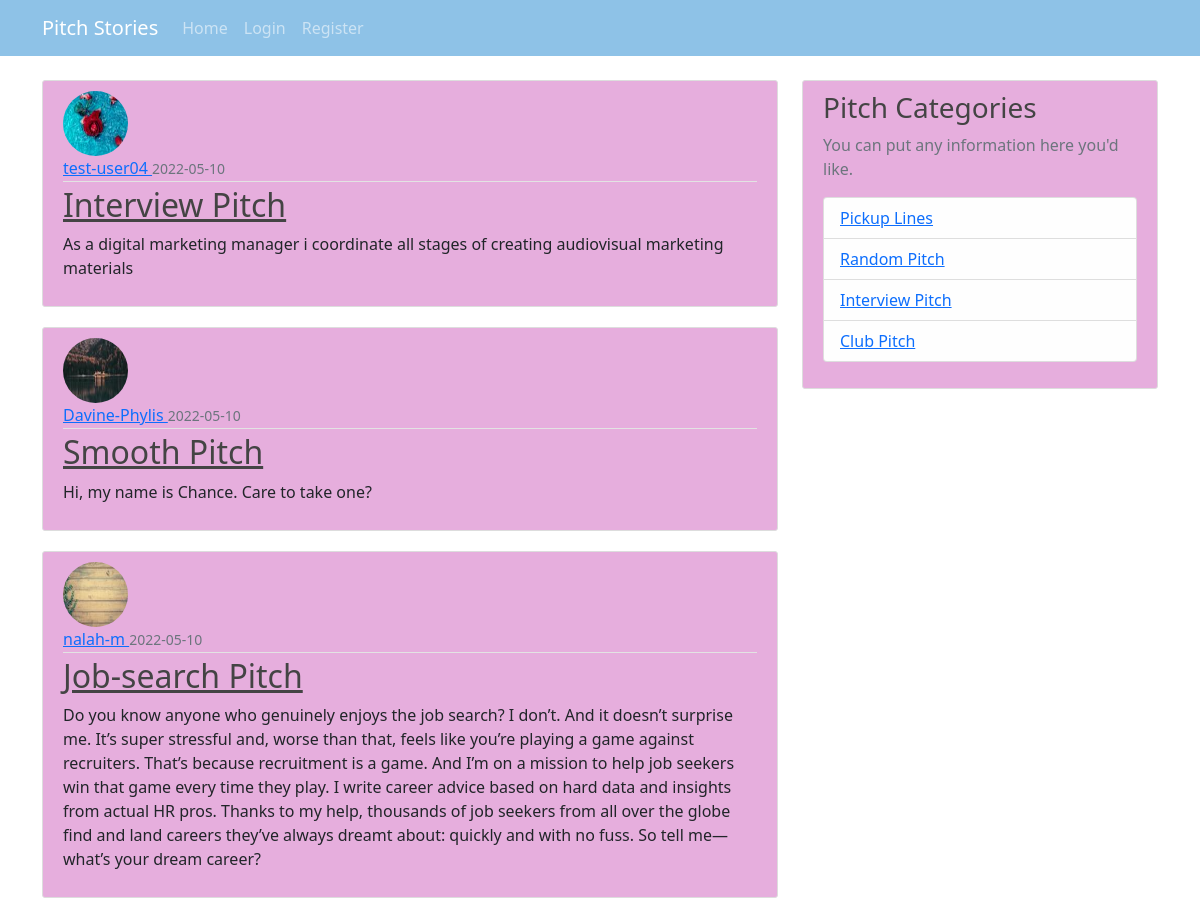
Before: / with the older database file.
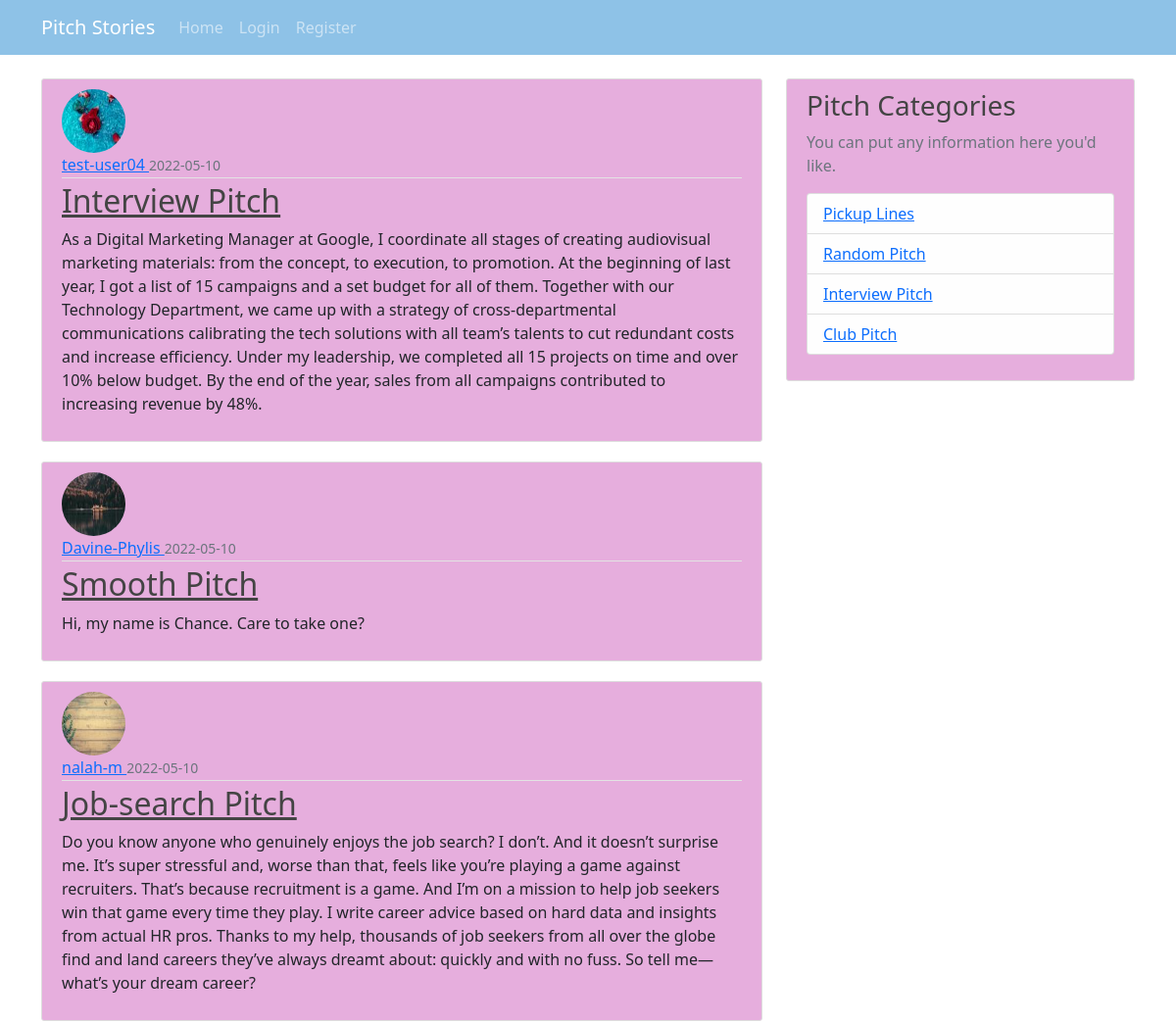
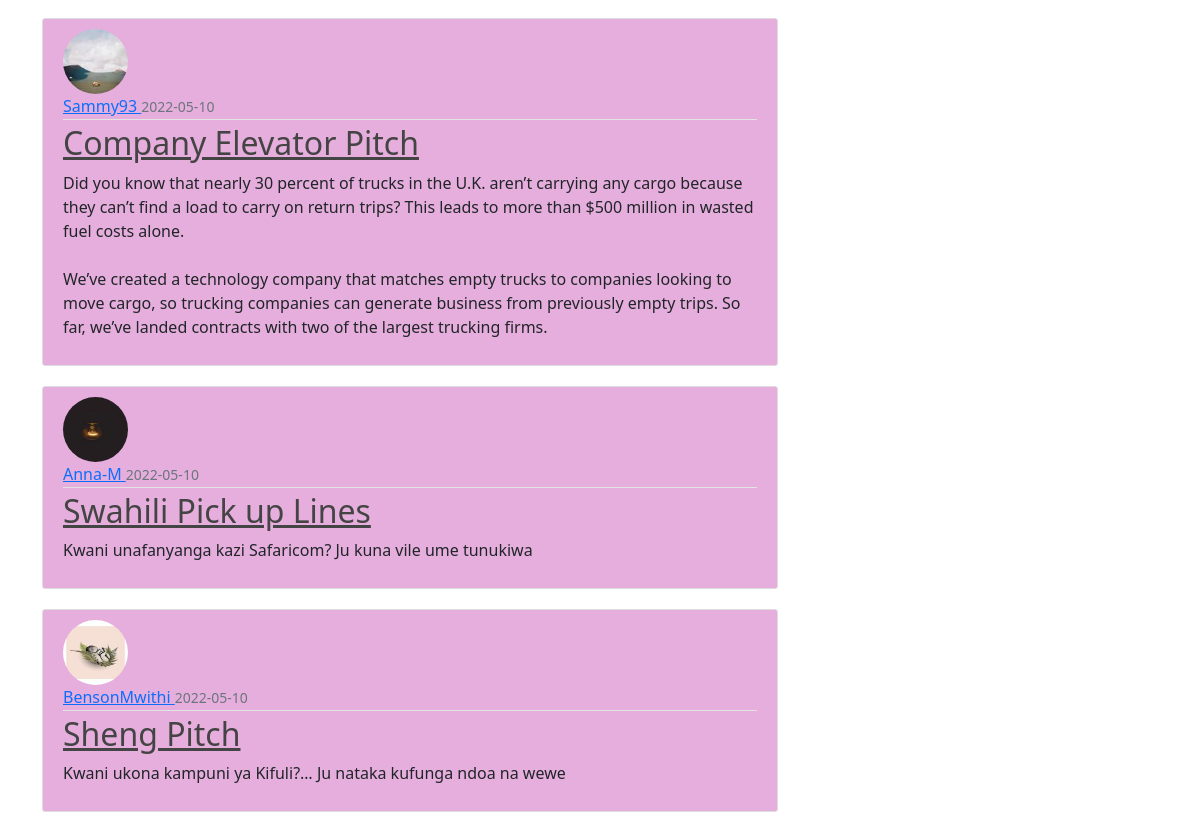
After: the same page with the newer database file (2 pictures, top to bottom).
### app/models.py (models this page shows, shortened)
class Post(db.Model):
    id = db.Column(db.Integer, primary_key=True)
    title = db.Column(db.String(100), nullable=False)
    date_posted = db.Column(db.DateTime, nullable=False, default=datetime.utcnow)
    content = db.Column(db.Text, nullable=False)
    user_id = db.Column(db.Integer, db.ForeignKey('user.id'), nullable=False)

class User(db.Model, UserMixin):
    id = db.Column(db.Integer, primary_key= True)
    username = db.Column(db.String(20), unique= True,nullable= False )
    email = db.Column(db.String(120), unique = True, nullable = False)
    image_file = db.Column(db.String(20),nullable= False, default = 'default.jpg')
    password = db.Column(db.String(60), nullable = False)
    posts = db.relationship('Post', backref= 'author', lazy= True)

### app/views.py (the view)
@app.route('/')
def home():
    posts = Post.query.all()
    title = 'Pitch Stories'
    return render_template('index.html', title=title, posts=posts)

### app/templates/index.html (shortened to what this page needs)
{% extends 'base.html'%}
{%block content%}
    {% for post in posts%}
    <article class= 'media content-section'>
        <img class='rounded-circle article-img' src="{{ url_for('static', filename='profile_pics/'+ post.author.image_file) }}">
        <div class= 'media-body'>
            <div class= 'article-metadata'>
                <a class='mr-2' href='#'> {{ post.author.username}} </a>
                <small class='text-muted'> {{post.date_posted.strftime('%Y-%m-%d')}}</small>
            </div>
            <h2><a class='article-title' href="{{ url_for('post', post_id=post.id) }}">{{ post.title }}</a> </h2>
            <p class = 'article-content'>{{ post.content }}</p>
        </div>
    </article>
    {%endfor%}
{%endblock content%}

### app/templates/base.html (shortened to what this page needs)
<!DOCTYPE html>
<html>
  <head>
    <link rel="stylesheet" href="{{ url_for('static', filename= 'css/index.css')}}" type="text/css">
    <link href="https://cdn.jsdelivr.net/npm/bootstrap@5.1.3/dist/css/bootstrap.min.css" rel="stylesheet">
  </head>
  <body>
    <header class="site-header">
      <nav class="navbar navbar-expand-md navbar-dark bg-steel">
        <div class="container">
          <a class="navbar-brand mr-4" href="/">Pitch Stories</a>
          <div class="collapse navbar-collapse" id="navbarToggle">
            <div class="navbar-nav mr-auto">
              <a class="nav-item nav-link" href="{{ url_for('home') }}">Home</a>
            </div>
            <div class="navbar-nav">
            {% if current_user.is_authenticated %}
              <a class="nav-item nav-link" href="{{ url_for('new_post') }}">New Pitch</a>
              <a class="nav-item nav-link" href="{{ url_for('account') }}">Account</a>
              <a class="nav-item nav-link" href="{{ url_for('logout') }}">Logout</a>
            {% else %}
              <a class="nav-item nav-link" href="{{ url_for('login') }}">Login</a>
              <a class="nav-item nav-link" href="{{ url_for('register') }}">Register</a>
            {% endif %}
            </div>
          </div>
        </div>
      </nav>
    </header>
    <main role="main" class="container">
      <div class="row">
        <div class="col-md-8">
          {% block content %}{% endblock %}
        </div>
        <div class="col-md-4">
          <div class="content-section">
            <h3>Pitch Categories</h3>
            <p class='text-muted'>You can put any information here you'd like.
              <ul class="list-group">
                <li class="list-group-item list-group-item-light">
                  <a href ="{{ url_for('login') }}">Pickup Lines</a>
                </li>
                <li class="list-group-item list-group-item-light">
                  <a href= "{{ url_for('login') }}">Random Pitch</a>
                </li>
                <li class="list-group-item list-group-item-light">
                  <a href= "{{ url_for('login') }}">Interview Pitch</a>
                </li>
                <li class="list-group-item list-group-item-light">
                  <a href="{{ url_for('login') }}">Club Pitch</a>
                </li>
              </ul>
            </p>
          </div>
        </div>
      </div>
    </main>
  </body>
</html>

### app/static/css/index.css (style rules this page uses)
body { background: #a2ccc8; color: #333333; margin-top: 5rem; }
h1, h2, h3, h4, h5, h6 { color: #444444; }
.bg-steel { background-color: #8ec2e7; color: #000; }
.site-header .navbar-nav .nav-link { color: #b83184; }
.content-section { background: #e6aedd; padding: 10px 20px; border: 1px solid #dddddd; border-radius: 3px; margin-bottom: 20px; }
.article-title { color: #444444; }
.article-content { white-space: pre-line; }
.article-img { height: 65px; width: 65px; margin-right: 16px; }
.article-metadata { padding-bottom: 1px; margin-bottom: 4px; border-bottom: 1px solid #e3e3e3 }
.site-header { height: 10vh; color:#333; }

Changed rows visible on the page:
changed Post "Interview Pitch": content "As a digital marketing manager i coordinate all stages of creating audiovisual marketing materials" → "As a Digital Marketing Manager at Google, I coordinate all stages of creating audiovisual marketing materials: from the concept, to execution, to promotion. At the beginning of last year, I got a list of 15 campaigns and a set budget for all of them. Together with our Technology Department, we came up with a strategy of cross-departmental communications calibrating the tech solutions with all team’s talents to cut redundant costs and increase efficiency. Under my leadership, we completed all 15 projects on time and over 10% below budget. By the end of the year, sales from all campaigns contributed to increasing revenue by 48%."
added Post: image_file (picture), author.username "Sammy93", date_posted "2022-05-10", title "Company Elevator Pitch", content "Did you know that nearly 30 percent of trucks in the U.K. aren’t carrying any cargo because they can’t find a load to carry on return trips? This leads to more than $500 million in wasted fuel costs alone. We’ve created a technology company that matches empty trucks to companies looking to move cargo, so trucking companies can generate business from previously empty trips. So far, we’ve landed contracts with two of the largest trucking firms."
added Post: image_file (picture), author.username "Anna-M", date_posted "2022-05-10", title "Swahili Pick up Lines", content "Kwani unafanyanga kazi Safaricom? Ju kuna vile ume tunukiwa"
added Post: image_file (picture), author.username "BensonMwithi", date_posted "2022-05-10", title "Sheng Pitch", content "Kwani ukona kampuni ya Kifuli?… Ju nataka kufunga ndoa na wewe"
